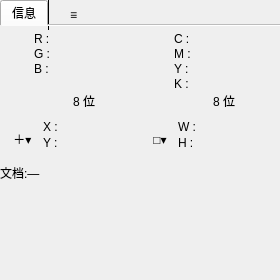
<?xml version="1.0" encoding="UTF-8"?>
<ui version="4.0">
 <class>InfoPanel</class>
 <widget class="QWidget" name="InfoPanel">
  <property name="geometry">
   <rect>
    <x>0</x>
    <y>0</y>
    <width>280</width>
    <height>280</height>
   </rect>
  </property>
  <property name="minimumSize">
   <size>
    <width>240</width>
    <height>200</height>
   </size>
  </property>
  <property name="windowTitle">
   <string>信息</string>
  </property>
  <!-- 外观在 resources/styles/dark.qss 的「右侧停靠面板外观」一节。
       布局对照 Photoshop「信息」面板：2×2 取值区 + 文档占用 + 工具说明。 -->
  <widget class="QWidget" name="cornerButtons" native="true">
   <layout class="QHBoxLayout" name="cornerLayout">
    <property name="spacing"><number>0</number></property>
    <property name="leftMargin"><number>0</number></property>
    <property name="topMargin"><number>0</number></property>
    <property name="rightMargin"><number>0</number></property>
    <property name="bottomMargin"><number>0</number></property>
    <item>
     <widget class="QToolButton" name="btnPanelCollapse">
      <property name="text"><string>»</string></property>
      <property name="toolTip"><string>折叠面板组（UI 占位）</string></property>
      <property name="autoRaise"><bool>true</bool></property>
     </widget>
    </item>
    <item>
     <widget class="QFrame" name="cornerSep">
      <property name="frameShape"><enum>QFrame::Shape::VLine</enum></property>
      <property name="frameShadow"><enum>QFrame::Shadow::Plain</enum></property>
      <property name="maximumWidth"><number>1</number></property>
     </widget>
    </item>
    <item>
     <widget class="QToolButton" name="btnPanelMenu">
      <property name="text"><string>≡</string></property>
      <property name="toolTip"><string>面板选项</string></property>
      <property name="autoRaise"><bool>true</bool></property>
     </widget>
    </item>
   </layout>
  </widget>

  <layout class="QVBoxLayout" name="rootLayout">
   <property name="spacing"><number>0</number></property>
   <property name="leftMargin"><number>0</number></property>
   <property name="topMargin"><number>0</number></property>
   <property name="rightMargin"><number>0</number></property>
   <property name="bottomMargin"><number>0</number></property>
   <item>
    <widget class="QTabWidget" name="panelTabs">
     <property name="currentIndex"><number>0</number></property>
     <property name="documentMode"><bool>true</bool></property>
     <widget class="QWidget" name="tabInfo">
      <attribute name="title"><string>信息</string></attribute>
      <layout class="QVBoxLayout" name="tabInfoLayout">
       <property name="spacing"><number>0</number></property>
       <property name="leftMargin"><number>0</number></property>
       <property name="topMargin"><number>0</number></property>
       <property name="rightMargin"><number>0</number></property>
       <property name="bottomMargin"><number>0</number></property>
       <item>
        <!-- —— 四宫格取值区 —— -->
        <widget class="QWidget" name="readoutGrid" native="true">
         <layout class="QGridLayout" name="readoutGridLayout">
          <property name="horizontalSpacing"><number>0</number></property>
          <property name="verticalSpacing"><number>0</number></property>
          <property name="leftMargin"><number>0</number></property>
          <property name="topMargin"><number>0</number></property>
          <property name="rightMargin"><number>0</number></property>
          <property name="bottomMargin"><number>0</number></property>

          <!-- 左上：RGB -->
          <item row="0" column="0">
           <widget class="QFrame" name="cellRgb">
            <property name="frameShape"><enum>QFrame::Shape::NoFrame</enum></property>
            <layout class="QHBoxLayout" name="cellRgbLayout">
             <property name="spacing"><number>4</number></property>
             <property name="leftMargin"><number>6</number></property>
             <property name="topMargin"><number>6</number></property>
             <property name="rightMargin"><number>6</number></property>
             <property name="bottomMargin"><number>4</number></property>
             <item>
              <widget class="QToolButton" name="btnRgbMode">
               <property name="icon">
                <iconset resource="../resources.qrc">
                 <normaloff>:/icons/tools/eyedropper.png</normaloff>:/icons/tools/eyedropper.png</iconset>
               </property>
               <property name="iconSize"><size><width>16</width><height>16</height></size></property>
               <property name="toolButtonStyle"><enum>Qt::ToolButtonStyle::ToolButtonIconOnly</enum></property>
               <property name="text"><string/></property>
               <property name="toolTip"><string>取样模式：RGB（固定）</string></property>
               <property name="autoRaise"><bool>true</bool></property>
               <property name="focusPolicy"><enum>Qt::FocusPolicy::NoFocus</enum></property>
              </widget>
             </item>
             <item>
              <layout class="QVBoxLayout" name="rgbValuesLayout">
               <property name="spacing"><number>1</number></property>
               <item>
                <layout class="QHBoxLayout" name="rowR">
                 <item><widget class="QLabel" name="labelRKey"><property name="text"><string>R :</string></property></widget></item>
                 <item><widget class="QLabel" name="labelRVal"><property name="text"><string/></property><property name="alignment"><set>Qt::AlignmentFlag::AlignRight|Qt::AlignmentFlag::AlignVCenter</set></property></widget></item>
                </layout>
               </item>
               <item>
                <layout class="QHBoxLayout" name="rowG">
                 <item><widget class="QLabel" name="labelGKey"><property name="text"><string>G :</string></property></widget></item>
                 <item><widget class="QLabel" name="labelGVal"><property name="text"><string/></property><property name="alignment"><set>Qt::AlignmentFlag::AlignRight|Qt::AlignmentFlag::AlignVCenter</set></property></widget></item>
                </layout>
               </item>
               <item>
                <layout class="QHBoxLayout" name="rowB">
                 <item><widget class="QLabel" name="labelBKey"><property name="text"><string>B :</string></property></widget></item>
                 <item><widget class="QLabel" name="labelBVal"><property name="text"><string/></property><property name="alignment"><set>Qt::AlignmentFlag::AlignRight|Qt::AlignmentFlag::AlignVCenter</set></property></widget></item>
                </layout>
               </item>
               <item>
                <spacer name="rgbSpacer"><property name="orientation"><enum>Qt::Orientation::Vertical</enum></property><property name="sizeHint" stdset="0"><size><width>1</width><height>4</height></size></property></spacer>
               </item>
               <item>
                <widget class="QLabel" name="labelRgbDepth">
                 <property name="text"><string>8 位</string></property>
                 <property name="alignment"><set>Qt::AlignmentFlag::AlignHCenter|Qt::AlignmentFlag::AlignVCenter</set></property>
                </widget>
               </item>
              </layout>
             </item>
            </layout>
           </widget>
          </item>

          <!-- 右上：CMYK -->
          <item row="0" column="1">
           <widget class="QFrame" name="cellCmyk">
            <property name="frameShape"><enum>QFrame::Shape::NoFrame</enum></property>
            <layout class="QHBoxLayout" name="cellCmykLayout">
             <property name="spacing"><number>4</number></property>
             <property name="leftMargin"><number>6</number></property>
             <property name="topMargin"><number>6</number></property>
             <property name="rightMargin"><number>6</number></property>
             <property name="bottomMargin"><number>4</number></property>
             <item>
              <widget class="QToolButton" name="btnCmykMode">
               <property name="icon">
                <iconset resource="../resources.qrc">
                 <normaloff>:/icons/tools/eyedropper.png</normaloff>:/icons/tools/eyedropper.png</iconset>
               </property>
               <property name="iconSize"><size><width>16</width><height>16</height></size></property>
               <property name="toolButtonStyle"><enum>Qt::ToolButtonStyle::ToolButtonIconOnly</enum></property>
               <property name="text"><string/></property>
               <property name="toolTip"><string>取样模式：CMYK（由 RGB 估算，非 ICC）</string></property>
               <property name="autoRaise"><bool>true</bool></property>
               <property name="focusPolicy"><enum>Qt::FocusPolicy::NoFocus</enum></property>
              </widget>
             </item>
             <item>
              <layout class="QVBoxLayout" name="cmykValuesLayout">
               <property name="spacing"><number>1</number></property>
               <item>
                <layout class="QHBoxLayout" name="rowC">
                 <item><widget class="QLabel" name="labelCKey"><property name="text"><string>C :</string></property></widget></item>
                 <item><widget class="QLabel" name="labelCVal"><property name="text"><string/></property><property name="alignment"><set>Qt::AlignmentFlag::AlignRight|Qt::AlignmentFlag::AlignVCenter</set></property></widget></item>
                </layout>
               </item>
               <item>
                <layout class="QHBoxLayout" name="rowM">
                 <item><widget class="QLabel" name="labelMKey"><property name="text"><string>M :</string></property></widget></item>
                 <item><widget class="QLabel" name="labelMVal"><property name="text"><string/></property><property name="alignment"><set>Qt::AlignmentFlag::AlignRight|Qt::AlignmentFlag::AlignVCenter</set></property></widget></item>
                </layout>
               </item>
               <item>
                <layout class="QHBoxLayout" name="rowCmyY">
                 <item><widget class="QLabel" name="labelCmyYKey"><property name="text"><string>Y :</string></property></widget></item>
                 <item><widget class="QLabel" name="labelCmyYVal"><property name="text"><string/></property><property name="alignment"><set>Qt::AlignmentFlag::AlignRight|Qt::AlignmentFlag::AlignVCenter</set></property></widget></item>
                </layout>
               </item>
               <item>
                <layout class="QHBoxLayout" name="rowK">
                 <item><widget class="QLabel" name="labelKKey"><property name="text"><string>K :</string></property></widget></item>
                 <item><widget class="QLabel" name="labelKVal"><property name="text"><string/></property><property name="alignment"><set>Qt::AlignmentFlag::AlignRight|Qt::AlignmentFlag::AlignVCenter</set></property></widget></item>
                </layout>
               </item>
               <item>
                <widget class="QLabel" name="labelCmykDepth">
                 <property name="text"><string>8 位</string></property>
                 <property name="alignment"><set>Qt::AlignmentFlag::AlignHCenter|Qt::AlignmentFlag::AlignVCenter</set></property>
                </widget>
               </item>
              </layout>
             </item>
            </layout>
           </widget>
          </item>

          <!-- 左下：XY -->
          <item row="1" column="0">
           <widget class="QFrame" name="cellXy">
            <property name="frameShape"><enum>QFrame::Shape::NoFrame</enum></property>
            <layout class="QHBoxLayout" name="cellXyLayout">
             <property name="spacing"><number>4</number></property>
             <property name="leftMargin"><number>6</number></property>
             <property name="topMargin"><number>6</number></property>
             <property name="rightMargin"><number>6</number></property>
             <property name="bottomMargin"><number>6</number></property>
             <item>
              <widget class="QToolButton" name="btnXyMode">
               <property name="text"><string>＋▾</string></property>
               <property name="toolTip"><string>坐标单位：像素（固定）</string></property>
               <property name="autoRaise"><bool>true</bool></property>
               <property name="focusPolicy"><enum>Qt::FocusPolicy::NoFocus</enum></property>
              </widget>
             </item>
             <item>
              <layout class="QVBoxLayout" name="xyValuesLayout">
               <property name="spacing"><number>2</number></property>
               <item>
                <layout class="QHBoxLayout" name="rowX">
                 <item><widget class="QLabel" name="labelXKey"><property name="text"><string>X :</string></property></widget></item>
                 <item><widget class="QLabel" name="labelXVal"><property name="text"><string/></property><property name="alignment"><set>Qt::AlignmentFlag::AlignRight|Qt::AlignmentFlag::AlignVCenter</set></property></widget></item>
                </layout>
               </item>
               <item>
                <layout class="QHBoxLayout" name="rowYCoord">
                 <item><widget class="QLabel" name="labelYCoordKey"><property name="text"><string>Y :</string></property></widget></item>
                 <item><widget class="QLabel" name="labelYVal"><property name="text"><string/></property><property name="alignment"><set>Qt::AlignmentFlag::AlignRight|Qt::AlignmentFlag::AlignVCenter</set></property></widget></item>
                </layout>
               </item>
               <item>
                <spacer name="xySpacer"><property name="orientation"><enum>Qt::Orientation::Vertical</enum></property><property name="sizeHint" stdset="0"><size><width>1</width><height>8</height></size></property></spacer>
               </item>
              </layout>
             </item>
            </layout>
           </widget>
          </item>

          <!-- 右下：WH 选区 -->
          <item row="1" column="1">
           <widget class="QFrame" name="cellWh">
            <property name="frameShape"><enum>QFrame::Shape::NoFrame</enum></property>
            <layout class="QHBoxLayout" name="cellWhLayout">
             <property name="spacing"><number>4</number></property>
             <property name="leftMargin"><number>6</number></property>
             <property name="topMargin"><number>6</number></property>
             <property name="rightMargin"><number>6</number></property>
             <property name="bottomMargin"><number>6</number></property>
             <item>
              <widget class="QToolButton" name="btnWhMode">
               <property name="text"><string>□▾</string></property>
               <property name="toolTip"><string>选区宽高（像素）</string></property>
               <property name="autoRaise"><bool>true</bool></property>
               <property name="focusPolicy"><enum>Qt::FocusPolicy::NoFocus</enum></property>
              </widget>
             </item>
             <item>
              <layout class="QVBoxLayout" name="whValuesLayout">
               <property name="spacing"><number>2</number></property>
               <item>
                <layout class="QHBoxLayout" name="rowW">
                 <item><widget class="QLabel" name="labelWKey"><property name="text"><string>W :</string></property></widget></item>
                 <item><widget class="QLabel" name="labelWVal"><property name="text"><string/></property><property name="alignment"><set>Qt::AlignmentFlag::AlignRight|Qt::AlignmentFlag::AlignVCenter</set></property></widget></item>
                </layout>
               </item>
               <item>
                <layout class="QHBoxLayout" name="rowH">
                 <item><widget class="QLabel" name="labelHKey"><property name="text"><string>H :</string></property></widget></item>
                 <item><widget class="QLabel" name="labelHVal"><property name="text"><string/></property><property name="alignment"><set>Qt::AlignmentFlag::AlignRight|Qt::AlignmentFlag::AlignVCenter</set></property></widget></item>
                </layout>
               </item>
               <item>
                <spacer name="whSpacer"><property name="orientation"><enum>Qt::Orientation::Vertical</enum></property><property name="sizeHint" stdset="0"><size><width>1</width><height>8</height></size></property></spacer>
               </item>
              </layout>
             </item>
            </layout>
           </widget>
          </item>
         </layout>
        </widget>
       </item>
       <item>
        <widget class="QLabel" name="labelDocSize">
         <property name="text"><string>文档:—</string></property>
         <property name="toolTip"><string>估算文档占用 / 划痕缓冲（对照 PS 信息面板底栏）</string></property>
        </widget>
       </item>
       <item>
         <widget class="QLabel" name="labelToolHint">
          <property name="text"><string/></property>
          <property name="wordWrap"><bool>true</bool></property>
          <property name="alignment"><set>Qt::AlignmentFlag::AlignLeft|Qt::AlignmentFlag::AlignTop</set></property>
          <property name="toolTip"><string>当前工具说明</string></property>
         </widget>
       </item>
       <item>
        <spacer name="infoBottomSpacer">
         <property name="orientation"><enum>Qt::Orientation::Vertical</enum></property>
         <property name="sizeHint" stdset="0"><size><width>10</width><height>10</height></size></property>
        </spacer>
       </item>
      </layout>
     </widget>
    </widget>
   </item>
  </layout>
 </widget>
 <resources>
  <include location="../resources.qrc"/>
 </resources>
 <connections/>
</ui>
